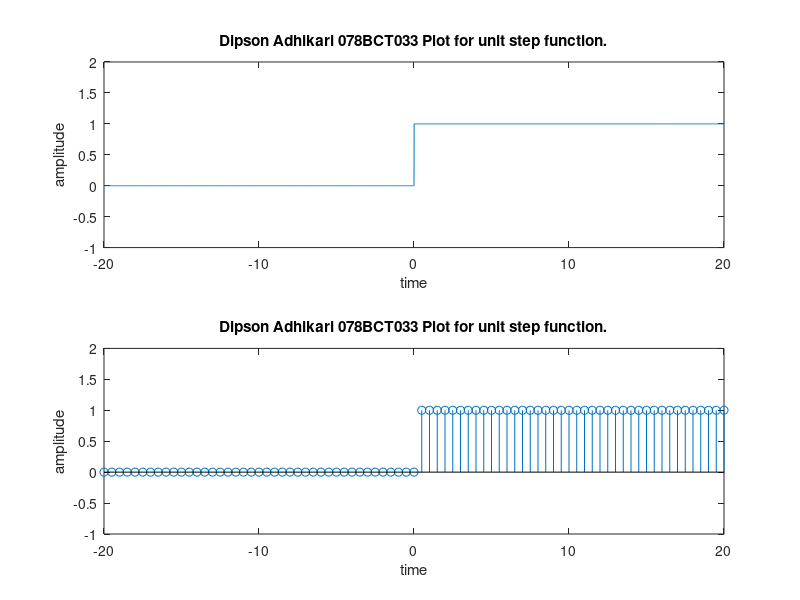

MATLAB code for this plot:
clc
clear all
close all
t=-20:0.01:20;
a=length(t);
x=1;
while x<=a
 if t(x)>0
 u(x)=1;
 else u(x)=0;
 end
 x=x+1;
end
subplot(211);
plot(t,u);
axis([-20 20 -1 2])
xlabel('time');
ylabel('amplitude');
title('Dipson Adhikari 078BCT033 Plot for unit step function.');
r=-20:0.5:20;
b=length(r);
x=1;
while x<=b
 if r(x)>0
 p(x)=1;
 else p(x)=0;
 end
 x=x+1;
end
subplot(212);
stem(r,p);
axis([-20 20 -1 2])
xlabel('time');
ylabel('amplitude');
title('Dipson Adhikari 078BCT033 Plot for unit step function.');